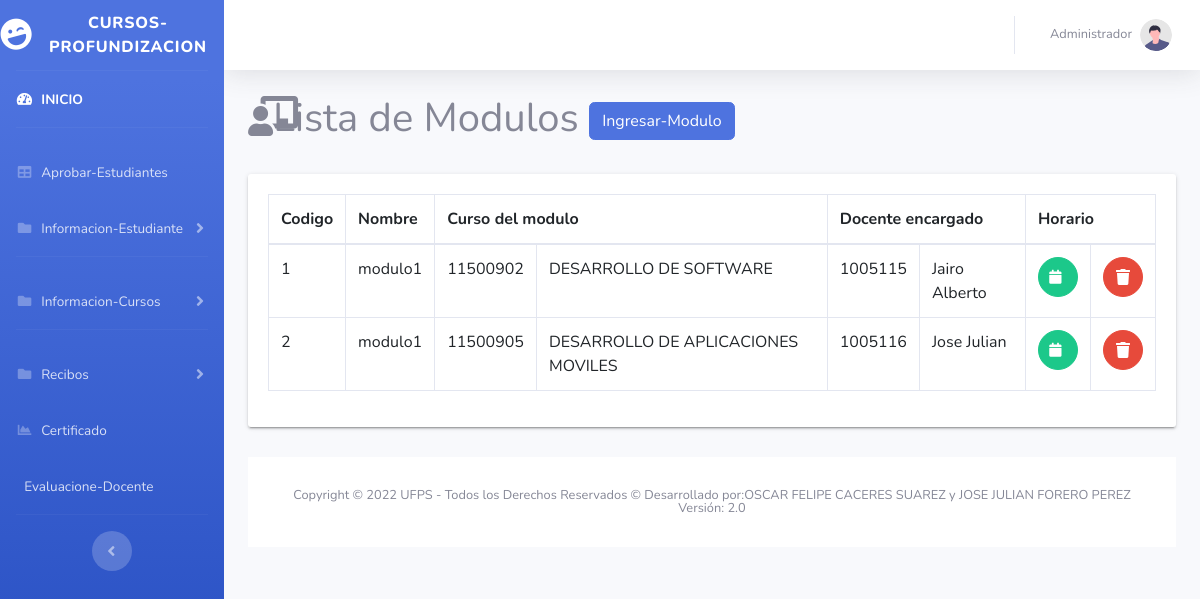
The app's page /Vista/Paginas-Admin/Modulos.php (signed in) with its own data.
### tables this page shows
CREATE TABLE `modulos` (
  `idmodulo` int(11) NOT NULL,
  `nombre` varchar(50) NOT NULL,
  `idcurso` int(11) NOT NULL,
  `iddocente` int(11) NOT NULL
);

CREATE TABLE `curso` (
  `codigo` int(11) NOT NULL,
  `nombre` text NOT NULL,
  `descripcion` text NOT NULL,
  `precio` double NOT NULL
);

CREATE TABLE `docente` (
  `codigo` int(11) NOT NULL,
  `documento` varchar(20) NOT NULL,
  `nombre` varchar(50) NOT NULL,
  `apellido` varchar(50) NOT NULL,
  `celular` varchar(20) NOT NULL,
  `titulo` varchar(100) NOT NULL,
  `email` text NOT NULL,
  `ustipo` int(10) NOT NULL
);

### Vista/Paginas-Admin/Modulos.php (the view, shortened to what this page needs)
<?php
    include ("../../Modelo/Conexion/conexion.php");
?>
<!DOCTYPE html>
<html lang="en">
<head>
<link href="https://cdn.jsdelivr.net/npm/bootstrap@5.3.0-alpha3/dist/css/bootstrap.min.css" rel="stylesheet">
    <link rel="stylesheet" type="text/css" href="../css/style.css">
    <link rel="stylesheet" type="text/css" href="../css/main.css">
    <link href="../vendor/fontawesome-free/css/all.min.css" rel="stylesheet" type="text/css">
    <link href="../css/sb-admin-2.min.css" rel="stylesheet">
</head>
<body id="page-top">
    <div id="wrapper">
        <ul class="navbar-nav bg-gradient-primary sidebar sidebar-dark accordion" id="accordionSidebar">
            <a class="sidebar-brand d-flex align-items-center justify-content-center" href="../../index.php">
                <div class="sidebar-brand-icon rotate-n-15">
                    <i class="fas fa-laugh-wink"></i>
                </div>
                <div class="sidebar-brand-text mx-3">Cursos-Profundizacion</div>
            </a>
            <hr class="sidebar-divider my-0">
            <li class="nav-item active">
                <a class="nav-link" href="../../index.php">
                    <i class="fas fa-fw fa-tachometer-alt"></i>
                    <span>INICIO</span></a>
            </li>
            <hr class="sidebar-divider">
                    <li class="nav-item">
                        <a class="nav-link" href="Aprobar-Estudiante.php">
                            <i class="fas fa-fw fa-table"></i>
                            <span>Aprobar-Estudiantes</span>
                        </a>
                    </li>
            <li class="nav-item">
                <a class="nav-link collapsed" href="#" data-toggle="collapse" data-target="#collapseUtilities"
                    aria-expanded="true" aria-controls="collapseUtilities">
                    <i class="fas fa-fw fa-folder"></i>
                    <span>Informacion-Estudiante</span>
                </a>
            </li>
            <hr class="sidebar-divider">
                        <li class="nav-item">
                            <a class="nav-link collapsed" href="#" data-toggle="collapse" data-target="#collapseTwo"
                            aria-expanded="true" aria-controls="collapseTwo">
                                <i class="fas fa-fw fa-folder"></i>
                                <span>Informacion-Cursos</span>
                            </a>
                        </li>
             <hr class="sidebar-divider">
                        <li class="nav-item">
                            <a class="nav-link collapsed" href="#" data-toggle="collapse" data-target="#collapsePages"
                                aria-expanded="true" aria-controls="collapsePages">
                                <i class="fas fa-fw fa-folder"></i>
                                <span>Recibos</span>
                            </a>
                        </li>
                        <li class="nav-item">
                            <a class="nav-link" href="Certificado.php">
                                <i class="fas fa-fw fa-chart-area"></i>
                                <span>Certificado</span>
                            </a>
                        </li>
                        <li class="nav-item">
                            <a class="nav-link" href="#">
                                <span>Evaluacione-Docente</span>
                            </a>
                        </li>
            <hr class="sidebar-divider d-none d-md-block">
            <div class="text-center d-none d-md-inline">
                <button class="rounded-circle border-0" id="sidebarToggle"></button>
            </div>
        </ul>
        <div id="content-wrapper" class="d-flex flex-column">
            <div id="content">
                <nav class="navbar navbar-expand navbar-light bg-white topbar mb-4 static-top shadow">
                    <ul class="navbar-nav ml-auto">
                                    <li class="nav-item dropdown no-arrow">
                                        <a class="nav-link dropdown-toggle" href="#" id="userDropdown" role="button"
                                            data-toggle="dropdown" aria-haspopup="true" aria-expanded="false">
                                            <span class="mr-2 d-none d-lg-inline text-gray-600 small">&nbsp;&nbsp;Administrador</span>
                                            <img class="img-profile rounded-circle"
                                                src="../img/undraw_profile.svg">
                                        </a>
                                    </li>
                    </ul>
                </nav>
                <div class="container-fluid">
<div class="d-sm-flex align-items-center justify-content-between mb-4">
        <div>
        <h1>
          <i class="app-menu__icon fas fa-chalkboard-teacher"></i>Lista de Modulos
          <button type="button" class="btn btn-primary" data-bs-toggle="modal" data-bs-target="#staticBackdrop">
            Ingresar-Modulo
            </button>
          </h1>
        </div>
</div>
      <div class="row">
        <div class="col-md-12">
          <div class="tile">
            <div class="tile-body">
              <div class="table-responsive">
                <table class="table table-hover table-bordered" id="tableProfesores">
                  <thead>
                    <tr>
                      <th>Codigo</th>
                      <th>Nombre</th>
                      <th colspan="2">Curso del modulo</th>
                      <th colspan="2">Docente encargado</th>
                      <th colspan="2">Horario</th>
                    </tr>
                  </thead>
                                        <tbody>
                                            <?php
                                                    if(!$_SESSION['nombreAdmin']==""){
                                                    $sql = "SELECT modulos.idmodulo as idmodulo, modulos.nombre as modulo, modulos.idcurso as idcurso,
                                                            modulos.iddocente as codigodocente, curso.nombre as nombre, docente.nombre as docente, curso.codigo,
                                                            docente.codigo
                                                            FROM modulos
                                                            INNER JOIN curso ON curso.codigo= modulos.idcurso
                                                            INNER JOIN docente ON modulos.iddocente=docente.codigo";
                                                        $resultada = mysqli_query($conexion,$sql);
                                                    }
                                                        while($mostrar=mysqli_fetch_array($resultada)){
                                                    ?>
                                            <tr>
                                            <td><?php echo $mostrar['idmodulo']; ?></td>
                                            <td><?php echo $mostrar['modulo']; ?></td>
                                            <td><?php echo $mostrar['idcurso']; ?></td>
                                            <td><?php echo $mostrar['nombre']; ?></td>
                                            <td><?php echo $mostrar['codigodocente']; ?></td>
                                            <td><?php echo $mostrar['docente']; ?></td>
                                            <td>
                                                    <a href="#" class="btn btn-success btn-circle" data-bs-toggle="modal" data-bs-target="#stat<?php echo $mostrar['curso']; ?>" >
                                                        <i class="fa fa-calendar" aria-hidden="true"></i>
                                                        </a>
                                                </td>
                                                <td>
                                                        <a href="../../Controlador/Eliminar-Modulo.php?codigo=<?php echo $mostrar['curso'] ?>"
                                                        class="btn btn-danger btn-circle">
                                                        <i class="fas fa-trash"></i>
                                                        </a>
                                                </td>
                                            </tr>
                                            <?php
                                                     }
                                            ?>
                                        </tbody>
                </table>
              </div>
            </div>
          </div>
        </div>
      </div>
            <footer class="sticky-footer bg-white">
                <div class="container my-auto">
                    <div class="copyright text-center my-auto">
                        <span>Copyright © 2022 UFPS - Todos los Derechos Reservados &copy;  Desarrollado por:OSCAR FELIPE CACERES SUAREZ y JOSE JULIAN FORERO PEREZ <br>
                            Versión: 2.0
                        </span>
                    </div>
                </div>
            </footer>
        </div>
    </div>
</body>
</html>

### records on screen
modulos: idmodulo "1", nombre "modulo1", idcurso "11500902", idcurso.nombre "DESARROLLO DE SOFTWARE", iddocente "1005115", iddocente.nombre "Jairo Alberto"
modulos: idmodulo "2", nombre "modulo1", idcurso "11500905", idcurso.nombre "DESARROLLO DE APLICACIONES MOVILES", iddocente "1005116", iddocente.nombre "Jose Julian"
